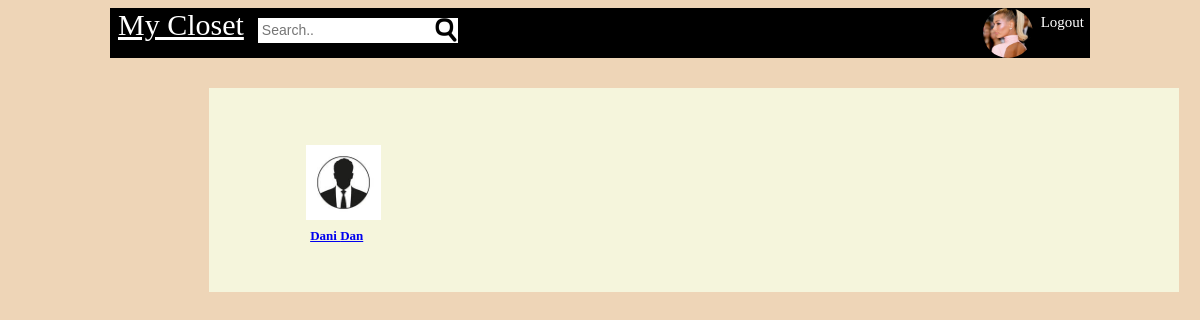
The page /search.php?find=Dani (signed in) on the database its author committed.
### tables this page shows
CREATE TABLE `users` (
  `Id` bigint(19) NOT NULL,
  `userid` bigint(19) NOT NULL,
  `first_name` varchar(50) NOT NULL,
  `last_name` varchar(50) NOT NULL,
  `gender` varchar(6) NOT NULL,
  `email` varchar(100) NOT NULL,
  `password` varchar(100) NOT NULL,
  `url_adress` varchar(100) NOT NULL,
  `date` timestamp NOT NULL DEFAULT current_timestamp() ON UPDATE current_timestamp(),
  `profile_image` varchar(1000) NOT NULL,
  `cover_image` varchar(1000) NOT NULL,
  `likes` int(11) NOT NULL
);

### classes/conect.php (called while the page is built, shortened)
<?php
class Database
{
	private $host = "localhost";
	private $username = "root";
	private $password = "" ;
	private $db = "open_it_db";
	function connect()
	{
		$connection = mysqli_connect($this->host,$this->username,$this->password,$this->db);
		return $connection;
	}
	function read($query)
	{
		$conn = $this->connect();
		$res = mysqli_query($conn,$query);
		if($res == false)
		{
			return false;
		}else
		{
			$data = false;
			while($row = mysqli_fetch_array($res))
			{
				$data[] = $row;
			}
			return $data;
		}
	}
}
?>

### classes/login.php (called while the page is built, shortened)
<?php
class Login
{
	public function check_login($id)
	{
	    if(is_numeric($id))
		{
			$query = "select * from users where userid = '$id' limit 1";
			$DB = new Database();
			$res = $DB->read($query);
			if($res)
			{
				$user_data = $res[0];
				return $user_data;
			}else
			{
				header("Location: log_in.php");
				die;
			}
		}else
		{
			header("Location: log_in.php");
			die;
		}
	}
}

### classes/image.php (called while the page is built, shortened)
<?php
	class Image
	{
		public function get_thumb_profile($file_name)
		{
			$thumbnail = $file_name . "_profile_thumb.jpg";
			if(file_exists($thumbnail))
			{
				return $thumbnail;
			}
		}
	}
?>

### classes/user.php (called while the page is built, shortened)
<?php
class User
{
	public function get_user($id)
	{
		$query = "select * from users where userid = '$id' limit 1 ";
		$DB = new Database();
		$res = $DB->read($query);
		if($res)
		{
			return $res[0];
		}else
		{
			return false;
		}
	}
}

### user.php (the view, shortened to what this page needs)
<div id="likes" style="display: inline-block;">
	<?php
		if($ROW_friends){
			$image = "Img/male.jfif";
		}
	?>
	<a href="profile.php?id=<?php echo $ROW_friends['userid']; ?>">
	<img id="like_img"src="<?php echo $image ?>"><br>
		<?php echo  $ROW_friends['first_name'] . " " . $ROW_friends['last_name'] ?>
	</a>
</div>

### search.php (shortened to what this page needs)
<?php
	include("classes/autoload.php");
	$login = new Login();
	$user_data = $login->check_login($_SESSION['openit_userid']);
	if(isset($_GET['find']))
	{
		$find = addslashes($_GET['find']);
		$sql = "select * from users where first_name like '%$find%' || last_name like '%$find%' limit 30";
		$DB = new Database();
		$results = $DB->read($sql);
	}
	$USER = $user_data;
?>
<html>
	<head>
		<link href="css/style.css" rel="stylesheet" >
	</head>
	<body class="index_class">
		<?php include("header.php") ?>
		<div id="cover_area">
			<div id="posts_area" >
				<div id="postbox">
				<?php
					$User = new User();
					if(is_array($results))
					{
						foreach($results as $row)
						{
							$ROW_friends = $User->get_user($row['userid']);
							include("user.php");
						}
					}else
					{
						echo "No results were found";
					}
				?>
				<br style="clear:both">
				</div>
			</div>
		</div>
	</body>
</html>

### header.php
<?php
	$corner_image = "Img/male.jfif";
	if(isset($USER))
	{
		if(file_exists($USER['profile_image']))
		{
			$img_class = new Image();
			$corner_image = $img_class->get_thumb_profile($USER['profile_image']);
		}else
		{
			if($USER['gender'] == "Female")
			{
				$corner_image = "Img/female.jfif";
			}
		}
	}
?>
<div id="bar">
	<form method="get" action="search.php">
		<a id="mycloset_tit" href="index.php"> My Closet</a>
			<input type="text" id="search_box" name='find' placeholder="Search..">
		<a href="logout.php">
			<span id="click_logout">Logout</span>
		</a>
		<a href="profile.php">
			<img src="<?php echo $corner_image ?>" id="pic_inbar">
		</a>
	</form>
</div>

### css/style.css (style rules this page uses)
body { background-color:#EED5B7; font-family:tahoma; }
body > div { max-width:980px; }
.index_class > div { margin-left:17%; }
#bar { font-family:tahoma; height: 50px; background-color:black; color: white; margin:auto; }
#search_box { padding: 4px; width:200px; height:25px; border:none; font-size:14px; background-image:url(Img/search_logo.png); background-repeat:no-repeat; background-position:right; }
#like_img { width:75px; float:left; margin:8px; margin-left:-5%; }
#likes { clear:both; font-family:tahoma; font-size:13px; font-weight:bold; margin-left: 6%; }
#posts_area { min-height:400px; flex-basis:69%; padding:20px; padding-right:1%; padding-left: 0; }
#postbox { margin-top:10px; padding:5%; width:90%; background-color:#F5F5DC; }
#pic_inbar { width:50px; float:right; margin-right:8px; height:50px; border-radius:50%; }
#click_logout { font-size:15px; float:right; margin:6px; color:white; margin-left:0px; }
#mycloset_tit { margin:10px; color:white; margin-left: 8px; font-size:30px; }

### rows shown on the page
users: profile_image (picture)
users: first_name "Dani", last_name "Dan"
